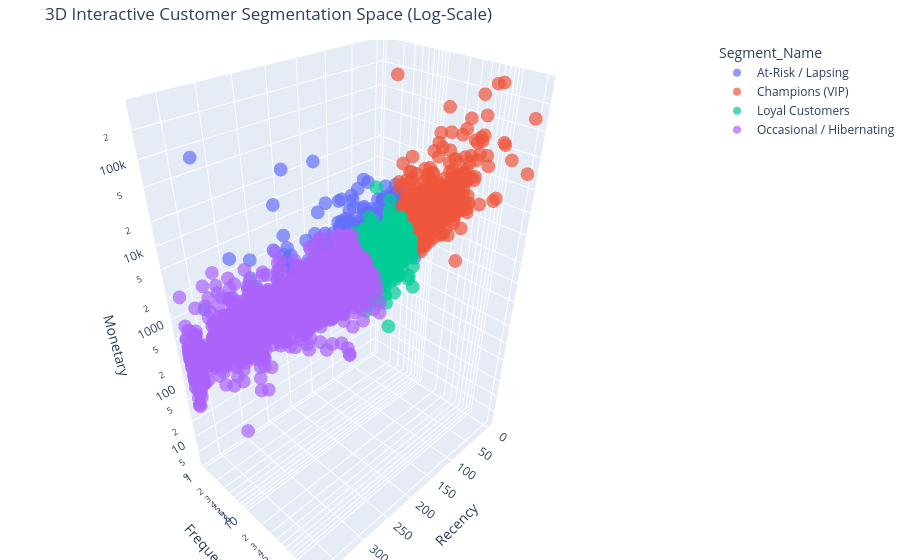

The code cell stored with this chart in its notebook:
### Markdown cell above
## 6. Interactive 3D Cluster Visualization
Inspecting how clusters separate cleanly across Recency, Frequency, and Monetary dimensions.

### Code cell
fig = px.scatter_3d(
    segmented_df, 
    x='Recency', 
    y='Frequency', 
    z='Monetary',
    color='Segment_Name',
    hover_name='CustomerID',
    log_y=True,
    log_z=True,
    opacity=0.7,
    title="3D Interactive Customer Segmentation Space (Log-Scale)"
)
fig.update_layout(margin=dict(l=0, r=0, b=0, t=40))
fig.show()

### Figure 1 — Plotly figure (JSON) as saved in the notebook; plotly's stock layout.template omitted (floating-point values rounded to 4 significant figures; data arrays with more than 128 entries replaced by an {"elided": "..."} marker saying what was removed)
{"data": [{"hovertemplate": "<b>%{hovertext}</b><br><br>Segment_Name=At-Risk / Lapsing<br>Recency=%{x}<br>Frequency=%{y}<br>Monetary=%{z}<extra></extra>", "hovertext": {"elided": "1180 str values"}, "legendgroup": "At-Risk / Lapsing", "marker": {"color": "#636efa", "opacity": 0.7, "symbol": "circle"}, "mode": "markers", "name": "At-Risk / Lapsing", "scene": "scene", "showlegend": true, "type": "scatter3d", "x": {"elided": "1180 int values"}, "y": {"elided": "1180 int values"}, "z": {"elided": "1180 float values"}}, {"hovertemplate": "<b>%{hovertext}</b><br><br>Segment_Name=Champions (VIP)<br>Recency=%{x}<br>Frequency=%{y}<br>Monetary=%{z}<extra></extra>", "hovertext": {"elided": "708 str values"}, "legendgroup": "Champions (VIP)", "marker": {"color": "#EF553B", "opacity": 0.7, "symbol": "circle"}, "mode": "markers", "name": "Champions (VIP)", "scene": "scene", "showlegend": true, "type": "scatter3d", "x": {"elided": "708 int values"}, "y": {"elided": "708 int values"}, "z": {"elided": "708 float values"}}, {"hovertemplate": "<b>%{hovertext}</b><br><br>Segment_Name=Loyal Customers<br>Recency=%{x}<br>Frequency=%{y}<br>Monetary=%{z}<extra></extra>", "hovertext": {"elided": "844 str values"}, "legendgroup": "Loyal Customers", "marker": {"color": "#00cc96", "opacity": 0.7, "symbol": "circle"}, "mode": "markers", "name": "Loyal Customers", "scene": "scene", "showlegend": true, "type": "scatter3d", "x": {"elided": "844 int values"}, "y": {"elided": "844 int values"}, "z": {"elided": "844 float values"}}, {"hovertemplate": "<b>%{hovertext}</b><br><br>Segment_Name=Occasional / Hibernating<br>Recency=%{x}<br>Frequency=%{y}<br>Monetary=%{z}<extra></extra>", "hovertext": {"elided": "1602 str values"}, "legendgroup": "Occasional / Hibernating", "marker": {"color": "#ab63fa", "opacity": 0.7, "symbol": "circle"}, "mode": "markers", "name": "Occasional / Hibernating", "scene": "scene", "showlegend": true, "type": "scatter3d", "x": {"elided": "1602 int values"}, "y": {"elided": "1602 int values"}, "z": {"elided": "1602 float values"}}], "layout": {"legend": {"title": {"text": "Segment_Name"}, "tracegroupgap": 0}, "margin": {"b": 0, "l": 0, "r": 0, "t": 40}, "scene": {"domain": {"x": [0.0, 1.0], "y": [0.0, 1.0]}, "xaxis": {"title": {"text": "Recency"}}, "yaxis": {"title": {"text": "Frequency"}, "type": "log"}, "zaxis": {"title": {"text": "Monetary"}, "type": "log"}}, "title": {"text": "3D Interactive Customer Segmentation Space (Log-Scale)"}}}
